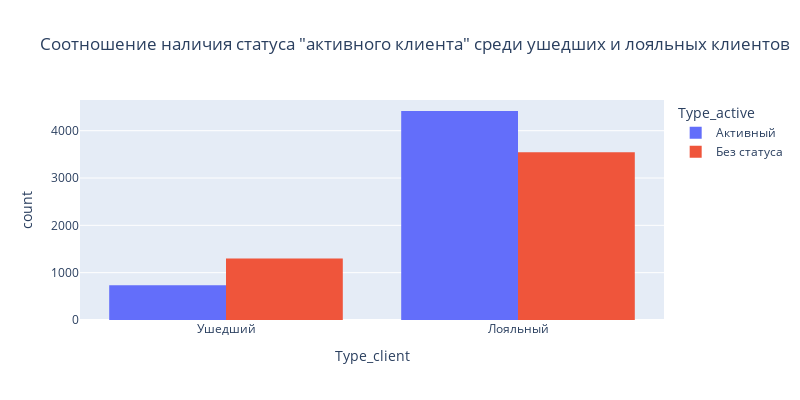

The code cell stored with this chart in its notebook:
### Markdown cell above
8. Как влияет наличие статуса активного клиента на отток клиентов? Постройте диаграмму, иллюстрирующую это. Что бы вы предложили банку, чтобы уменьшить отток клиентов среди неактивных?

### Code cell
data['Type_active'] = data['IsActiveMember'].apply(lambda x: 'Активный' if x == 1 else 'Без статуса')
df = px.data.tips()
fig = px.histogram(data, x="Type_client", color='Type_active', 
                   barmode='group', title='Соотношение наличия статуса "активного клиента" среди ушедших и лояльных клиентов',
                   width=800,
                   height=400)
fig.show()

### Figure 1 — Plotly figure (JSON) as saved in the notebook; plotly's stock layout.template omitted (floating-point values rounded to 4 significant figures; data arrays with more than 128 entries replaced by an {"elided": "..."} marker saying what was removed)
{"data": [{"alignmentgroup": "True", "bingroup": "x", "hovertemplate": "Type_active=Активный<br>Type_client=%{x}<br>count=%{y}<extra></extra>", "legendgroup": "Активный", "marker": {"color": "#636efa", "pattern": {"shape": ""}}, "name": "Активный", "offsetgroup": "Активный", "orientation": "v", "showlegend": true, "type": "histogram", "x": {"elided": "5151 str values"}, "xaxis": "x", "yaxis": "y"}, {"alignmentgroup": "True", "bingroup": "x", "hovertemplate": "Type_active=Без статуса<br>Type_client=%{x}<br>count=%{y}<extra></extra>", "legendgroup": "Без статуса", "marker": {"color": "#EF553B", "pattern": {"shape": ""}}, "name": "Без статуса", "offsetgroup": "Без статуса", "orientation": "v", "showlegend": true, "type": "histogram", "x": {"elided": "4849 str values"}, "xaxis": "x", "yaxis": "y"}], "layout": {"barmode": "group", "height": 400, "legend": {"title": {"text": "Type_active"}, "tracegroupgap": 0}, "title": {"text": "Соотношение наличия статуса \"активного клиента\" среди ушедших и лояльных клиентов"}, "width": 800, "xaxis": {"anchor": "y", "domain": [0, 1], "title": {"text": "Type_client"}}, "yaxis": {"anchor": "x", "domain": [0, 1], "title": {"text": "count"}}}}
